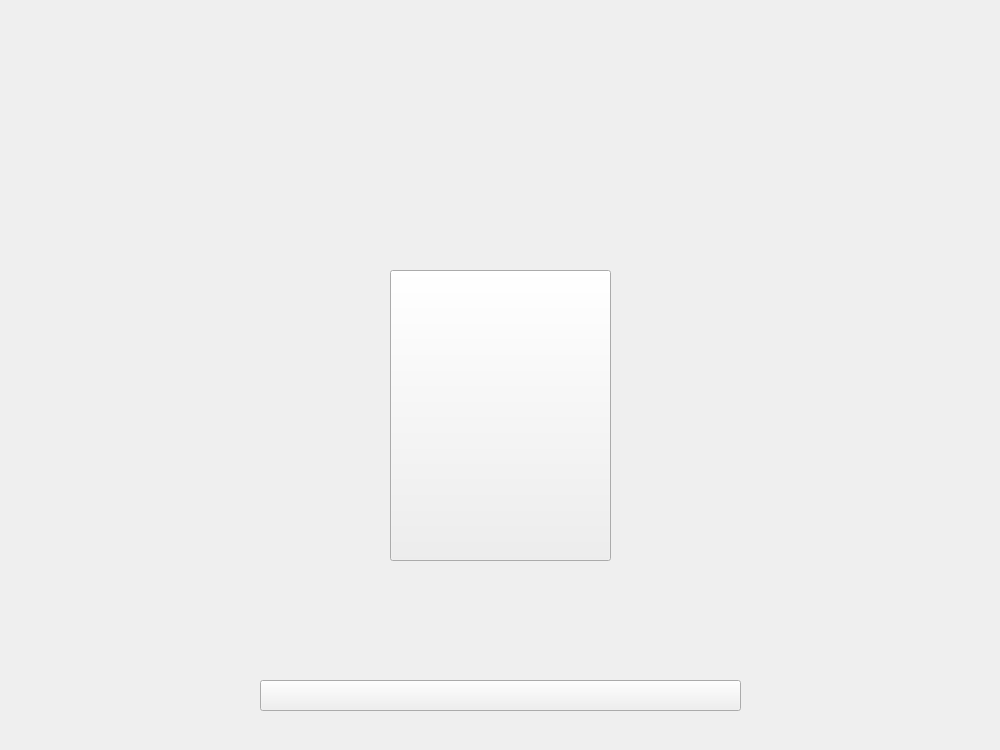
<?xml version="1.0" encoding="UTF-8"?>
<ui version="4.0">
 <class>MainWindow</class>
 <widget class="QMainWindow" name="MainWindow">
  <property name="geometry">
   <rect>
    <x>0</x>
    <y>0</y>
    <width>1000</width>
    <height>750</height>
   </rect>
  </property>
  <property name="windowTitle">
   <string>MainWindow</string>
  </property>
  <widget class="QWidget" name="centralwidget">
   <widget class="QLabel" name="Back">
    <property name="geometry">
     <rect>
      <x>0</x>
      <y>0</y>
      <width>1001</width>
      <height>751</height>
     </rect>
    </property>
    <property name="text">
     <string/>
    </property>
    <property name="pixmap">
     <pixmap>Combat/Outils/Victoire.png</pixmap>
    </property>
    <property name="scaledContents">
     <bool>true</bool>
    </property>
   </widget>
   <widget class="QLabel" name="Pokeball">
    <property name="geometry">
     <rect>
      <x>390</x>
      <y>270</y>
      <width>231</width>
      <height>301</height>
     </rect>
    </property>
    <property name="text">
     <string/>
    </property>
    <property name="pixmap">
     <pixmap>Combat/Outils/PokeballOpen.png</pixmap>
    </property>
    <property name="scaledContents">
     <bool>false</bool>
    </property>
   </widget>
   <widget class="QPushButton" name="PokeballButton">
    <property name="geometry">
     <rect>
      <x>390</x>
      <y>270</y>
      <width>221</width>
      <height>291</height>
     </rect>
    </property>
    <property name="text">
     <string/>
    </property>
   </widget>
   <widget class="QPushButton" name="PartirButton">
    <property name="geometry">
     <rect>
      <x>260</x>
      <y>680</y>
      <width>481</width>
      <height>31</height>
     </rect>
    </property>
    <property name="text">
     <string/>
    </property>
   </widget>
   <zorder>Back</zorder>
   <zorder>PokeballButton</zorder>
   <zorder>Pokeball</zorder>
   <zorder>PartirButton</zorder>
  </widget>
 </widget>
 <resources/>
 <connections/>
</ui>
